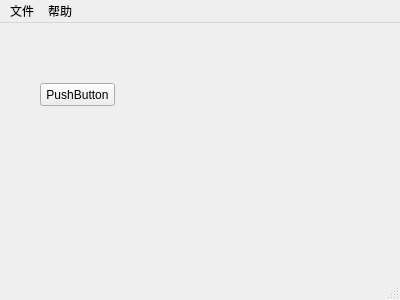
<?xml version="1.0" encoding="UTF-8"?>
<ui version="4.0">
 <class>CicadaMainWindow</class>
 <widget class="QMainWindow" name="CicadaMainWindow">
  <property name="geometry">
   <rect>
    <x>0</x>
    <y>0</y>
    <width>400</width>
    <height>300</height>
   </rect>
  </property>
  <property name="windowTitle">
   <string>cicada</string>
  </property>
  <widget class="QWidget" name="centralWidget">
   <widget class="QPushButton" name="btnTest">
    <property name="geometry">
     <rect>
      <x>40</x>
      <y>60</y>
      <width>75</width>
      <height>23</height>
     </rect>
    </property>
    <property name="text">
     <string>PushButton</string>
    </property>
   </widget>
  </widget>
  <widget class="QMenuBar" name="menuBar">
   <property name="geometry">
    <rect>
     <x>0</x>
     <y>0</y>
     <width>400</width>
     <height>23</height>
    </rect>
   </property>
   <widget class="QMenu" name="menu">
    <property name="title">
     <string>文件</string>
    </property>
    <addaction name="actionQuit"/>
   </widget>
   <widget class="QMenu" name="menu_2">
    <property name="title">
     <string>帮助</string>
    </property>
    <addaction name="actionAbout"/>
   </widget>
   <addaction name="menu"/>
   <addaction name="menu_2"/>
  </widget>
  <widget class="QStatusBar" name="statusBar"/>
  <action name="actionQuit">
   <property name="text">
    <string>退出</string>
   </property>
  </action>
  <action name="actionAbout">
   <property name="text">
    <string>关于</string>
   </property>
  </action>
 </widget>
 <layoutdefault spacing="6" margin="11"/>
 <resources/>
 <connections/>
</ui>
